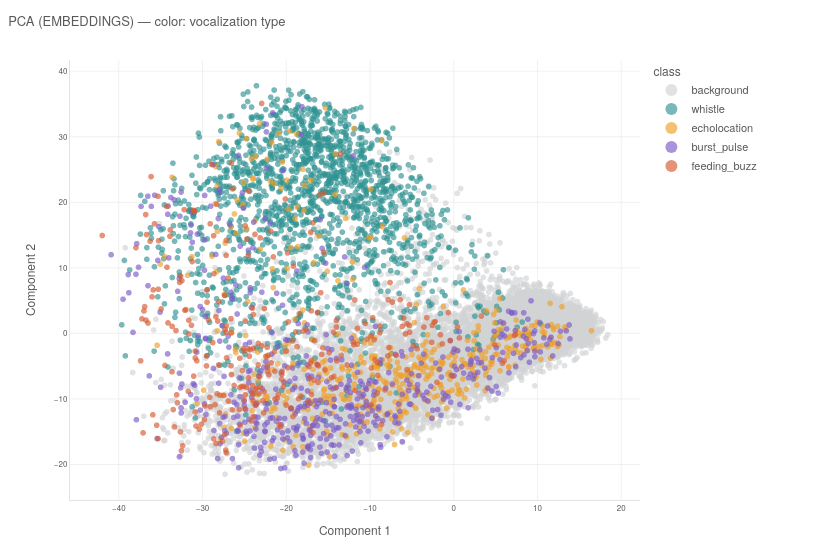

Here is the notebook cell this chart was saved with:
### Code cell
# ── PCA — 5-class vocalization types, thesis plotly style (self-contained) ───
import os, glob
import numpy as np
import pandas as pd
import plotly.express as px

save_dir = '/data2/mromaniuc/cet-det/models/perch_v2/OLTREMARE'

GREY, FONT = "#5a5a5a", "Helvetica Neue, Arial, sans-serif"

# Thesis palette — background greyed out, 4 vocalizations get the thesis colours
colors_5c_map = {
    'background':   '#D2D3D4',   # neutral grey (recedes)
    'whistle':      '#2f9292',   # teal
    'echolocation': '#EF9F27',   # amber
    'burst_pulse':  '#7b5bc9',   # violet
    'feeding_buzz': '#D85A30',   # coral
}
ORDER = list(colors_5c_map.keys())   # background drawn first (underneath)

# 1. PCA coords — in-memory first, else disk (_5class suffix)
def _load_pca():
    if 'X_pca2' in globals():  return X_pca2
    for pat in ['coords_pca2_5class.npy', '*pca2*5class*.npy', 'coords_pca2.npy']:
        hits = glob.glob(f'{save_dir}/dim_red/{pat}')
        if hits:
            print('Loaded coords:', os.path.basename(hits[0]))
            return np.load(hits[0])
    raise FileNotFoundError(f"No PCA coords in memory or under {save_dir}/dim_red/.")
X_pca2 = _load_pca()

# 2. Labels — in-memory y_clean, else metadata.csv 'label', else y_labels.npy
def _load_labels():
    if 'y_clean' in globals():  return np.asarray(y_clean)
    meta_p = f'{save_dir}/embeddings/metadata.csv'
    if os.path.exists(meta_p):  return pd.read_csv(meta_p)['label'].values
    ylab_p = f'{save_dir}/embeddings/y_labels.npy'
    if os.path.exists(ylab_p):  return np.load(ylab_p, allow_pickle=True)
    raise FileNotFoundError("No labels (y_clean / metadata.csv / y_labels.npy) found.")
labels = _load_labels()

# 3. Alignment guard
assert len(labels) == X_pca2.shape[0], \
    f"labels ({len(labels)}) != coords ({X_pca2.shape[0]}) — not aligned!"

# 4. Explained variance — hardcode from the full PCA run output (PC1 / PC2)
var0, var1 = None, None   # ← e.g. 19.79, 5.65  (paste from the dim-red printout)
if var0 is None:
    xlab, ylab = "Component 1", "Component 2"
else:
    xlab, ylab = f"Component 1 ({var0:.1f}%)", f"Component 2 ({var1:.1f}%)"

# 5. Build figure
df = pd.DataFrame({"PC1": X_pca2[:, 0], "PC2": X_pca2[:, 1], "class": labels})
fig = px.scatter(df, x="PC1", y="PC2", color="class",
                 color_discrete_map=colors_5c_map, category_orders={"class": ORDER})
fig.update_traces(marker=dict(size=6, opacity=0.65, line=dict(width=0)))
fig.update_layout(
    template="plotly_white", width=820, height=560,
    paper_bgcolor="white", plot_bgcolor="white",
    font=dict(family=FONT, size=12, color=GREY),
    title=dict(text="PCA (EMBEDDINGS) — color: vocalization type",
               x=0.01, xanchor="left", y=0.97, font=dict(size=13, color=GREY)),
    margin=dict(l=70, r=180, t=60, b=60),
    legend=dict(title=dict(text="class", font=dict(size=12, color=GREY)),
                x=1.02, xanchor="left", y=1, yanchor="top",
                itemsizing="constant", font=dict(size=11, color=GREY),
                bgcolor="rgba(0,0,0,0)"),
    xaxis=dict(title=dict(text=xlab, font=dict(size=12, color=GREY)),
               tickfont=dict(size=8, color=GREY),
               showgrid=True, gridcolor="#e3e3e3", gridwidth=0.5,
               zeroline=False, linecolor="#e3e3e3"),
    yaxis=dict(title=dict(text=ylab, font=dict(size=12, color=GREY)),
               tickfont=dict(size=8, color=GREY),
               showgrid=True, gridcolor="#e3e3e3", gridwidth=0.5,
               zeroline=False, linecolor="#e3e3e3"),
)
fig.show()

# 6. Save — PNG if Chrome/kaleido available, else interactive HTML
os.makedirs(f'{save_dir}/dim_red/repainted', exist_ok=True)
out = f'{save_dir}/dim_red/repainted/pca_5class_plotly'
try:
    fig.write_image(f'{out}.png', scale=3)
    print('Saved:', f'{out}.png')
except Exception as e:
    fig.write_html(f'{out}.html')
    print(f'PNG export failed ({type(e).__name__}); saved HTML instead: {out}.html')

### Figure 1 — Plotly figure (JSON) as saved in the notebook; plotly's stock layout.template omitted (floating-point values rounded to 4 significant figures; data arrays with more than 128 entries replaced by an {"elided": "..."} marker saying what was removed)
{"data": [{"hovertemplate": "class=background<br>PC1=%{x}<br>PC2=%{y}<extra></extra>", "legendgroup": "background", "marker": {"color": "#D2D3D4", "line": {"width": 0}, "opacity": 0.65, "size": 6, "symbol": "circle"}, "mode": "markers", "name": "background", "showlegend": true, "type": "scattergl", "x": {"elided": "13956 float values"}, "xaxis": "x", "y": {"elided": "13956 float values"}, "yaxis": "y"}, {"hovertemplate": "class=whistle<br>PC1=%{x}<br>PC2=%{y}<extra></extra>", "legendgroup": "whistle", "marker": {"color": "#2f9292", "line": {"width": 0}, "opacity": 0.65, "size": 6, "symbol": "circle"}, "mode": "markers", "name": "whistle", "showlegend": true, "type": "scattergl", "x": {"elided": "1629 float values"}, "xaxis": "x", "y": {"elided": "1629 float values"}, "yaxis": "y"}, {"hovertemplate": "class=echolocation<br>PC1=%{x}<br>PC2=%{y}<extra></extra>", "legendgroup": "echolocation", "marker": {"color": "#EF9F27", "line": {"width": 0}, "opacity": 0.65, "size": 6, "symbol": "circle"}, "mode": "markers", "name": "echolocation", "showlegend": true, "type": "scattergl", "x": {"elided": "498 float values"}, "xaxis": "x", "y": {"elided": "498 float values"}, "yaxis": "y"}, {"hovertemplate": "class=burst_pulse<br>PC1=%{x}<br>PC2=%{y}<extra></extra>", "legendgroup": "burst_pulse", "marker": {"color": "#7b5bc9", "line": {"width": 0}, "opacity": 0.65, "size": 6, "symbol": "circle"}, "mode": "markers", "name": "burst_pulse", "showlegend": true, "type": "scattergl", "x": {"elided": "492 float values"}, "xaxis": "x", "y": {"elided": "492 float values"}, "yaxis": "y"}, {"hovertemplate": "class=feeding_buzz<br>PC1=%{x}<br>PC2=%{y}<extra></extra>", "legendgroup": "feeding_buzz", "marker": {"color": "#D85A30", "line": {"width": 0}, "opacity": 0.65, "size": 6, "symbol": "circle"}, "mode": "markers", "name": "feeding_buzz", "showlegend": true, "type": "scattergl", "x": {"elided": "285 float values"}, "xaxis": "x", "y": {"elided": "285 float values"}, "yaxis": "y"}], "layout": {"font": {"color": "#5a5a5a", "family": "Helvetica Neue, Arial, sans-serif", "size": 12}, "height": 560, "legend": {"bgcolor": "rgba(0,0,0,0)", "font": {"color": "#5a5a5a", "size": 11}, "itemsizing": "constant", "title": {"font": {"color": "#5a5a5a", "size": 12}, "text": "class"}, "tracegroupgap": 0, "x": 1.02, "xanchor": "left", "y": 1, "yanchor": "top"}, "margin": {"b": 60, "l": 70, "r": 180, "t": 60}, "paper_bgcolor": "white", "plot_bgcolor": "white", "title": {"font": {"color": "#5a5a5a", "size": 13}, "text": "PCA (EMBEDDINGS) — color: vocalization type", "x": 0.01, "xanchor": "left", "y": 0.97}, "width": 820, "xaxis": {"anchor": "y", "domain": [0, 1], "gridcolor": "#e3e3e3", "gridwidth": 0.5, "linecolor": "#e3e3e3", "showgrid": true, "tickfont": {"color": "#5a5a5a", "size": 8}, "title": {"font": {"color": "#5a5a5a", "size": 12}, "text": "Component 1"}, "zeroline": false}, "yaxis": {"anchor": "x", "domain": [0, 1], "gridcolor": "#e3e3e3", "gridwidth": 0.5, "linecolor": "#e3e3e3", "showgrid": true, "tickfont": {"color": "#5a5a5a", "size": 8}, "title": {"font": {"color": "#5a5a5a", "size": 12}, "text": "Component 2"}, "zeroline": false}}}
